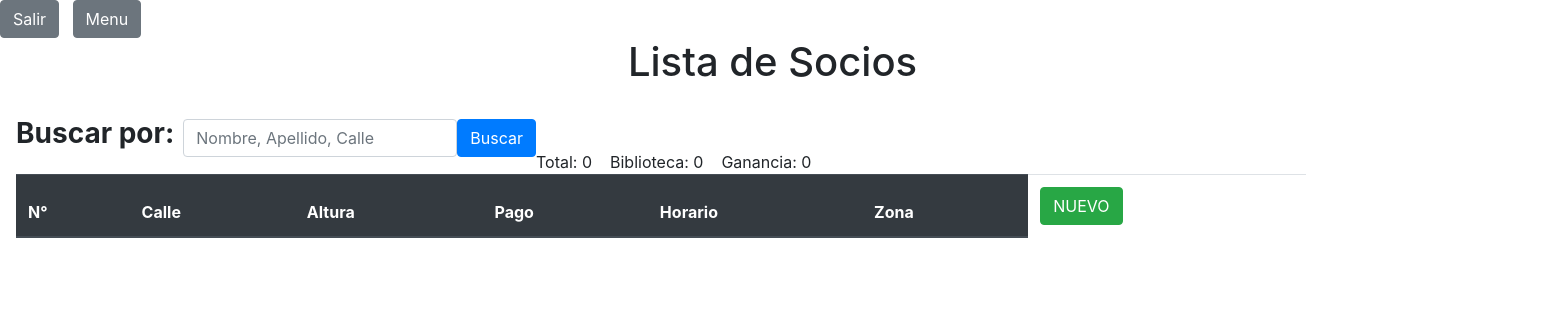
/vistas/home.php?termino=952 (signed in), run on an earlier commit of the app's database.
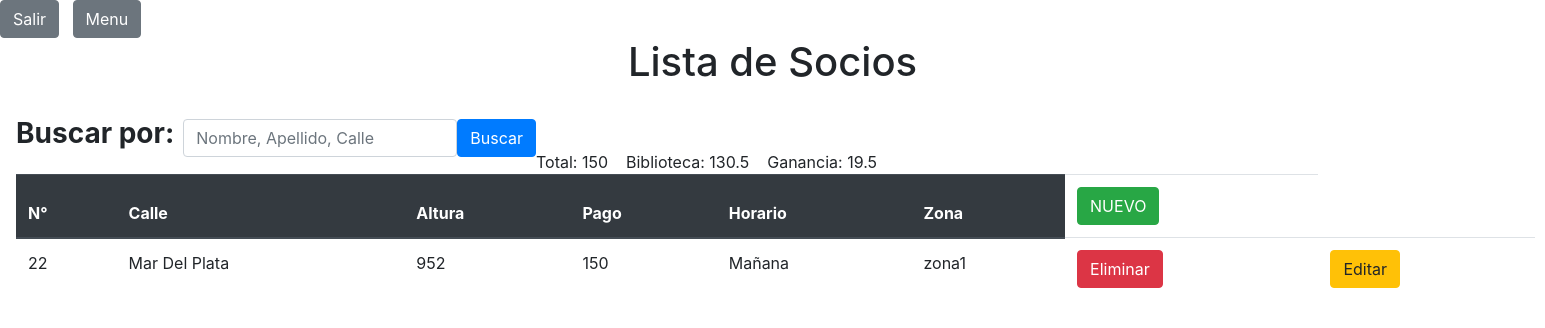
And on a later commit of the database.
### tables this page shows
CREATE TABLE `tabla` (
  `Id` int(11) NOT NULL,
  `N°` int(11) NOT NULL,
  `Calle` int(11) NOT NULL,
  `Altura` int(11) NOT NULL,
  `Pago` int(11) NOT NULL,
  `Horario` varchar(50) NOT NULL,
  `Zona` varchar(10) NOT NULL
);

CREATE TABLE `calles` (
  `Id` int(11) NOT NULL,
  `Nombre` varchar(50) NOT NULL
);

### vistas/home.php (the view, shortened to what this page needs)
<!DOCTYPE html>
<html lang="es">
<head>
    <link rel="stylesheet" href="https://stackpath.bootstrapcdn.com/bootstrap/4.3.1/css/bootstrap.min.css">
</head>
<body>
    <a href="../include/closeSession.php"><button type='button' class='btn btn-secondary'>Salir</button></a>&nbsp;&nbsp;
    <a href='menu.php'> <button type='button' class='btn btn-secondary'>Menu</button></a>&nbsp;&nbsp;
    <blockquote class="blockquote text-center">
        <h1>Lista de Socios</h1>
    </blockquote>
    <form class="form-inline" >
        <div class="form-group mx-sm-3 mb-2">
        <h3><strong>Buscar por:</strong></h3>&nbsp;&nbsp;
        <input type="text" name="termino" class="form-control" id="inputPassword2" placeholder="Nombre, Apellido, Calle">
        <button type="submit" class="btn btn-primary">Buscar</button>
    </form>
    <br>
    <br>
    <?php
        include_once '../include/db.php';
        $sql = "SELECT T.*, C.Nombre FROM tabla T INNER JOIN calles C ON C.Id = T.Calle";
        if ((isset($_REQUEST["termino"]))) {
            $termino = $_REQUEST["termino"];
            $sql = "$sql WHERE (T.Altura LIKE '%$termino%') OR (T.Calle LIKE '%$termino%') OR (T.Horario LIKE '%$termino%') OR (C.Nombre LIKE '%$termino%') OR (T.N° LIKE '%$termino%') OR (T.Pago LIKE '%$termino%') OR (T.Zona LIKE '%$termino%')";
        }
        $consulta = $conexion->prepare($sql);
        $consulta->execute();
        $resultado = $consulta->fetchAll();
        $total=0;
        foreach ($resultado as $valor) {
            $total= $total+$valor["Pago"];
        }
        $biblioteca= ($total*87)/100;
        $ganancia=($total*13)/100;
        echo "Total: ".$total."&nbsp;&nbsp;&nbsp;&nbsp;";
        echo "Biblioteca: ".$biblioteca."&nbsp;&nbsp;&nbsp;&nbsp;";
        echo "Ganancia: ".$ganancia."<br>";
        echo "<table class='table'>";
            echo "<thead class='thead-dark'>";
                echo "<tr>";
                    echo "<th scope='col'>N°</th>";
                    echo "<th scope='col'>Calle</th>";
                    echo "<th scope='col'>Altura</th>";
                    echo "<th scope='col'>Pago</th>";
                    echo "<th scope='col'>Horario</th>";
                    echo "<th scope='col'>Zona</th>";
                    echo "<td scope='col'><a href='formulario.php'><button type='button' class='btn btn-success'>NUEVO</button></a></td>";
                echo "</tr>";
            echo "</thead>";
            foreach ($resultado as $registro) {
                echo "<thead class='thead-light' >";
                    echo "<tr>";
                        echo "<td scope='col'>".$registro['N°']."</td>";
                        echo "<td scope='col'>".$registro['Nombre']."</td>";
                        echo "<td scope='col'>".$registro['Altura']."</td>";
                        echo "<td scope='col'>".$registro['Pago']."</td>";
                        echo "<td scope='col'>".$registro['Horario']."</td>";
                        echo "<td scope='col'>".$registro['Zona']."</td>";
                        echo "<td scope='col'><a href='../eliminar.php?id=".$registro['Id']."'><button type='button' class='btn btn-danger'>Eliminar</button> </a></td>";
                        echo "<td scope='col'><a href='formularioEdicion.php?id=".$registro['Id']."'><button type='button' class='btn btn-warning'>Editar</button></a></td>";
                    echo "</tr>";
                echo "</thead>";
            }
        echo "</table>";
    ?>
</body>
</html>

What changed in the data, as far as the page shows it:
added tabla: value "22", calles.Nombre "Mar Del Plata", Altura "952", Pago "150", Horario "Mañana", Zona "zona1"
Also different on the page:
$total: "0" → "150"
$biblioteca: "0" → "130.5"
$ganancia: "0" → "19.5"
